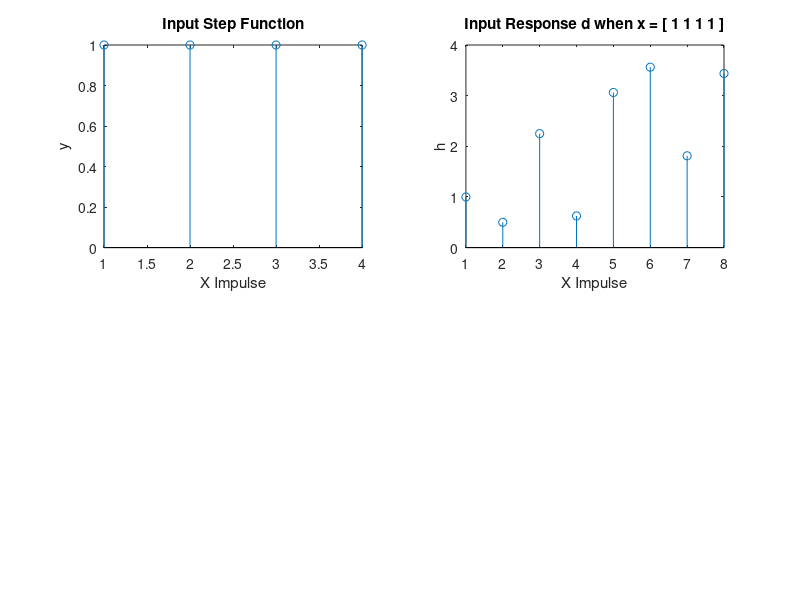

MATLAB code to generate this figure:
a = [1 0 0 0 0];
b = 1;
c = [1 0.5 -1.5];
d = filter(b,c,a);
a = [1 1 1 1];
d = conv (a,d,'full');
subplot(2,2,1)
stem(a)
title('Input Step Function')
xlabel('X Impulse')
ylabel('y')
subplot(2,2,2)
stem(d)
title('Input Response d when x = [ 1 1 1 1 ]')
xlabel('X Impulse')
ylabel('h')